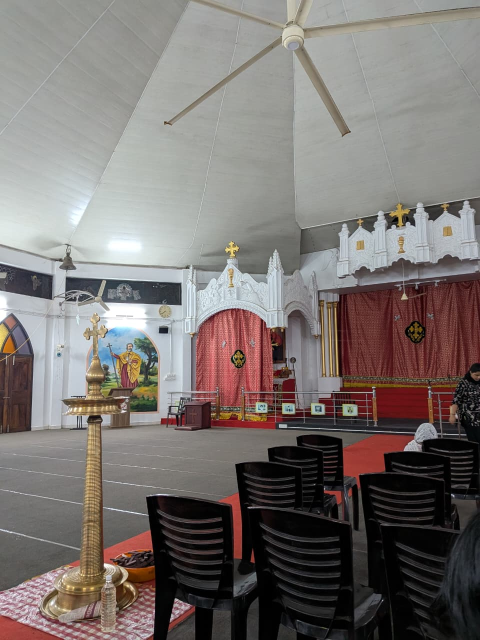
#> input picture test.jpg, 960 x 1280 px (shown at 1/2 size)
$ python -i threat_analyzer.py   (imports and definitions only)
#> lines starting #> are read from the running program, lines starting #| are printed output that depends on the picture; after the words box and inside, x2 and y2 are one past the last pixel; in counts of white or black regions, pixels touching at a corner belong together
#> further down, picture is the input picture: shape (1280, 960, 3); mean B, G, R 112.3, 115.3, 122.3
"""Prioritize nearby or rapidly approaching navigational obstacles and road hazards."""

from dataclasses import dataclass
import math
import time
import cv2
import numpy as np


OBSTACLE_PRIORITIES = {
    # Roadside falling hazards (critical injury risk for visually impaired)
    "ditch": 115,
    "gutter": 115,
    "canal": 115,
    "stairs": 100,
    # Surface hazards (tripping/ankle injury)
    "pothole": 98,
    "car": 95,
    "bus": 95,
    "truck": 95,
    "motorcycle": 90,
    "bicycle": 85,
    "person": 75,
    # Slipping/wet hazards
    "puddle": 70,
    "door": 70,
    "bench": 65,
    "chair": 65,
}

GROUND_HAZARDS = {"ditch", "gutter", "canal", "pothole", "puddle"}
ZONE_NAMES = ("left", "center", "right")
APPROACH_RATE_THRESHOLD = 0.45
MIN_APPROACH_INTERVAL = 0.25
MAX_APPROACH_INTERVAL = 1.5
MIN_APPROACH_HEIGHT = 0.12
NEAR_HEIGHT = 0.22
NEAR_AREA = 0.10
APPROACHING_SIDE_HEIGHT = 0.20
MAX_WARNINGS = 3


@dataclass(frozen=True)
class ThreatWarning:
    class_name: str
    zone: str
    priority: int
    approaching: bool
    bbox: tuple = None


class ThreatAnalyzer:
    """Analyze tracked obstacle position, apparent approach speed, and road surface hazards."""

    def __init__(self):
        self._previous_sizes = {}

    @staticmethod
    def _get_zone(center_x, frame_width):
        relative_x = center_x / frame_width
        if relative_x < 1 / 3:
            return "left"
        if relative_x > 2 / 3:
            return "right"
        return "center"

    # [12 lines left out: function _get_approach_rate, not called in this run]

    def detect_road_hazards(self, frame):
        """Detect ground-level potholes, water puddles, and roadside ditch/canal edges."""
        if frame is None or not isinstance(frame, np.ndarray) or frame.size == 0:
            return []

        h, w = frame.shape[:2]
#> h = 1280; w = 960
        if h <= 0 or w <= 0:
            return []

        hazards = []
        y_start = int(h * 0.5)
#> y_start = 640
        roi = frame[y_start:h, :]
        gray_roi = cv2.cvtColor(roi, cv2.COLOR_BGR2GRAY)

        # ----------------------------------------------------
        # 1. Pothole Detection (Dark depressions in walking path)
        # ----------------------------------------------------
        try:
            kw = max(15, int(w * 0.025) | 1)
#> kw = 25
            kh = max(11, int(h * 0.02) | 1)
#> kh = 25
            kernel = cv2.getStructuringElement(cv2.MORPH_ELLIPSE, (kw, kh))
            blackhat = cv2.morphologyEx(gray_roi, cv2.MORPH_BLACKHAT, kernel)
            _, thresh = cv2.threshold(blackhat, 32, 255, cv2.THRESH_BINARY)
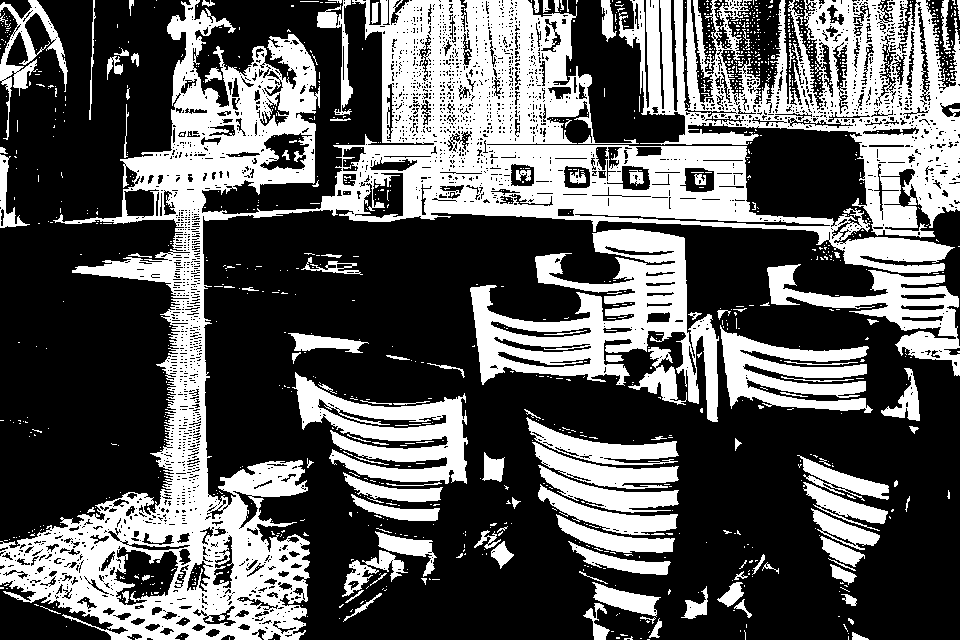
#> thresh: shape (640, 960); 36.2% white; 1176 white regions (1055 under 20 px), largest, box (x1, y1, x2, y2) and area: (0, 0, 955, 640) 108671, (619, 0, 960, 238) 33319, (470, 229, 719, 422) 17773
            closed = cv2.morphologyEx(
                thresh, cv2.MORPH_CLOSE, cv2.getStructuringElement(cv2.MORPH_ELLIPSE, (5, 5))
            )
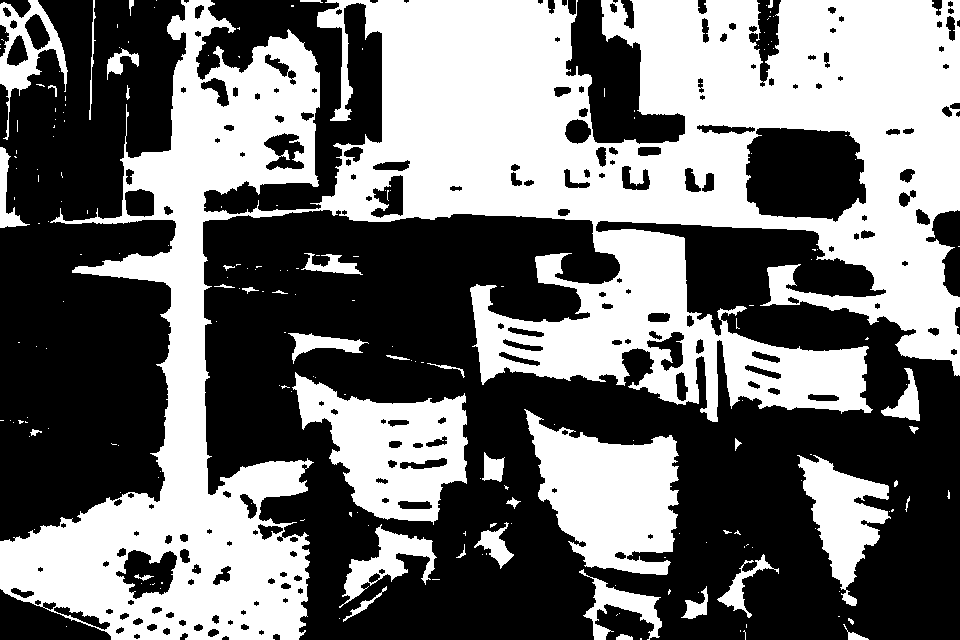
#> closed: shape (640, 960); 44.5% white; 202 white regions (162 under 20 px)
            contours, _ = cv2.findContours(closed, cv2.RETR_EXTERNAL, cv2.CHAIN_APPROX_SIMPLE)
#> contours = 188 contours, 159 with area under 20; largest, box (x1, y1, x2, y2) and area: (0, 0, 960, 640) 243390, (524, 409, 679, 575) 15463, (292, 372, 468, 525) 14724, (797, 455, 891, 606) 5944, (0, 0, 68, 140) 3562

            min_pothole_area = int(0.003 * w * h)
#> min_pothole_area = 3686
            max_pothole_area = int(0.12 * w * h)
#> max_pothole_area = 147456
            for cnt in contours:
                area = cv2.contourArea(cnt)
                if min_pothole_area <= area <= max_pothole_area:
                    bx, by, bw, bh = cv2.boundingRect(cnt)
                    aspect = bw / float(max(bh, 1))
                    if 0.35 <= aspect <= 2.8:
                        cx = bx + bw / 2
                        cy = by + y_start + bh / 2
                        zone = self._get_zone(cx, w)
                        priority = 98 + (10 if zone == "center" else 0) + min(int((cy / h) * 10), 10)
                        hazards.append({
                            "class_name": "pothole",
                            "zone": zone,
                            "priority": priority,
                            "bbox": (float(bx), float(by + y_start), float(bx + bw), float(by + y_start + bh)),
                        })
#> this loop made 188 passes
#> (area, bx, by, bw, bh, aspect, cx, cy) on pass 56: (5944, 797, 455, 94, 151, 0.623, 844, 1170.5)
#> (area, bx, by, bw, bh, aspect, cx, cy) on passes 74, 83: (15463, 524, 409, 155, 166, 0.934, 601.5, 1132), (14724.5, 292, 372, 176, 153, 1.15, 380, 1088.5)
#> after the loop, hazards = 3 items
        except Exception as exc:
            print(f"[THREAT ANALYZER] Pothole detection error: {exc}")

        # ----------------------------------------------------
        # 2. Puddle Detection (Specular reflections / water sheen)
        # ----------------------------------------------------
        try:
            hsv_roi = cv2.cvtColor(roi, cv2.COLOR_BGR2HSV)
#> hsv_roi: shape (640, 960, 3); mean H, S, V 51.9, 61.1, 89.6
            _, s_ch, v_ch = cv2.split(hsv_roi)
            puddle_mask = ((s_ch < 45) & (v_ch > 210)).astype(np.uint8) * 255
#> puddle_mask: shape (640, 960); 2.3% white; 639 white regions (573 under 20 px), largest, box (x1, y1, x2, y2) and area: (139, 0, 185, 72) 2018, (136, 74, 173, 155) 1996, (207, 0, 313, 36) 1784
            closed_puddle = cv2.morphologyEx(
                puddle_mask, cv2.MORPH_CLOSE, cv2.getStructuringElement(cv2.MORPH_RECT, (9, 9))
            )
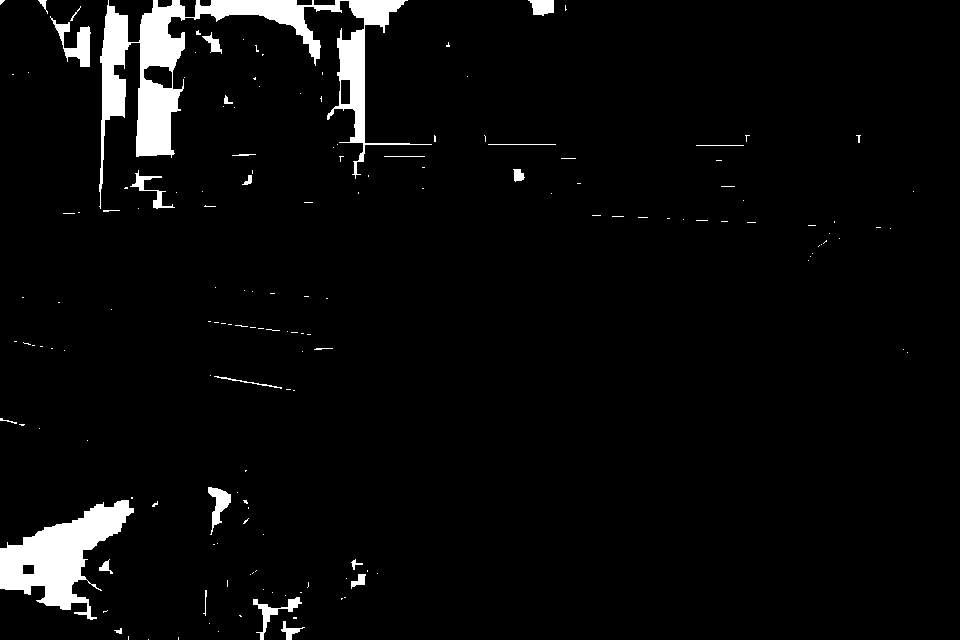
#> closed_puddle: shape (640, 960); 4% white; 161 white regions (134 under 20 px)
            p_cnts, _ = cv2.findContours(closed_puddle, cv2.RETR_EXTERNAL, cv2.CHAIN_APPROX_SIMPLE)
#> p_cnts = 161 contours, 144 with area under 20; largest, box (x1, y1, x2, y2) and area: (99, 0, 432, 209) 13289, (0, 500, 134, 620) 6656, (50, 16, 91, 67) 678, (208, 487, 231, 535) 404, (253, 597, 302, 640) 362

            min_puddle_area = int(0.005 * w * h)
#> min_puddle_area = 6144
            for cnt in p_cnts:
                area = cv2.contourArea(cnt)
                if area >= min_puddle_area:
                    bx, by, bw, bh = cv2.boundingRect(cnt)
                    cx = bx + bw / 2
                    zone = self._get_zone(cx, w)
                    hazards.append({
                        "class_name": "puddle",
                        "zone": zone,
                        "priority": 70 + (10 if zone == "center" else 0),
                        "bbox": (float(bx), float(by + y_start), float(bx + bw), float(by + y_start + bh)),
                    })
#> this loop made 161 passes
#> (area, bx, by, bw, bh, cx, relative_x in _get_zone, zone) on pass 37: (6656, 0, 500, 134, 120, 67, 0.0698, 'left')
#> (area, bx, by, bw, bh, cx, zone) on pass 159: (13289, 99, 0, 333, 209, 265.5, 'left')
#> after the loop, hazards = 5 items
        except Exception as exc:
            print(f"[THREAT ANALYZER] Puddle detection error: {exc}")

        # ----------------------------------------------------
        # 3. Roadside Ditch / Gutter / Canal Edge Detection
        # ----------------------------------------------------
        try:
            # Check left shoulder (0 to 35% width)
            left_w = int(w * 0.35)
#> left_w = 336
            left_gray = gray_roi[:, :left_w]
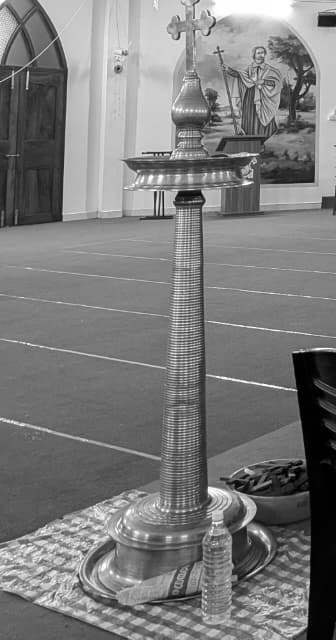
#> left_gray: shape (640, 336); min 0, max 255, mean 123
            edges_left = cv2.Canny(left_gray, 50, 150)
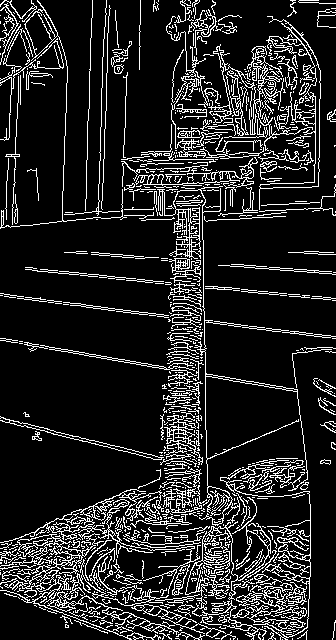
#> edges_left: shape (640, 336); 14.3% white in thin lines or dots
            lines_l = cv2.HoughLinesP(
                edges_left, 1, np.pi / 180, threshold=40,
                minLineLength=int(h * 0.18), maxLineGap=25
            )
#> lines_l = 54 rows, first 6: [185, 76, 204, 635], [178, 89, 198, 639], [180, 634, 209, 82], [162, 639, 182, 78], [178, 638, 199, 229], [163, 638, 206, 11]
            if lines_l is not None:
                steep_lines = [
                    line[0] for line in lines_l
                    if abs(line[0][3] - line[0][1]) >= abs(line[0][2] - line[0][0]) * 0.85
                ]
#> steep_lines = 27 items, first 6: [185, 76, 204, 635], [178, 89, 198, 639], [180, 634, 209, 82], [162, 639, 182, 78], [178, 638, 199, 229], [163, 638, 206, 11]
                if len(steep_lines) >= 2:
                    hazards.append({
                        "class_name": "ditch",
                        "zone": "left",
                        "priority": 105,
                        "bbox": (0.0, float(y_start), float(left_w), float(h)),
                    })

            # Check right shoulder (65% to 100% width)
            right_x = int(w * 0.65)
#> right_x = 624
            right_gray = gray_roi[:, right_x:]
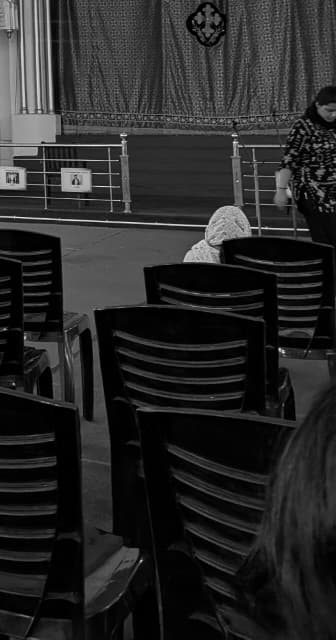
#> right_gray: shape (640, 336); min 0, max 241, mean 40.2
            edges_right = cv2.Canny(right_gray, 50, 150)
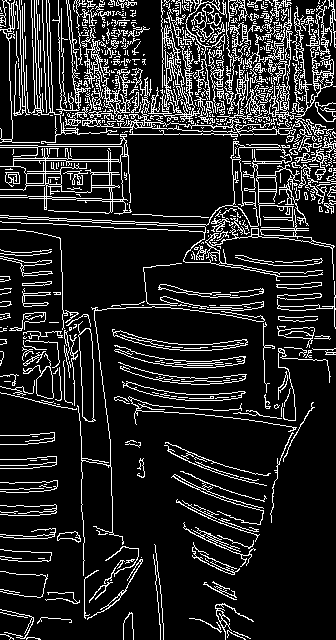
#> edges_right: shape (640, 336); 14.6% white in thin lines or dots
            lines_r = cv2.HoughLinesP(
                edges_right, 1, np.pi / 180, threshold=40,
                minLineLength=int(h * 0.18), maxLineGap=25
            )
#> lines_r = 52 rows, first 6: [244, 0, 267, 422], [8, 218, 308, 228], [196, 262, 333, 5], [13, 159, 334, 10], [276, 286, 321, 5], [55, 122, 335, 103]
            if lines_r is not None:
                steep_lines = [
                    line[0] for line in lines_r
                    if abs(line[0][3] - line[0][1]) >= abs(line[0][2] - line[0][0]) * 0.85
                ]
#> steep_lines = 36 items, first 6: [244, 0, 267, 422], [196, 262, 333, 5], [276, 286, 321, 5], [230, 0, 238, 418], [24, 142, 33, 400], [282, 425, 326, 6]
                if len(steep_lines) >= 2:
                    hazards.append({
                        "class_name": "ditch",
                        "zone": "right",
                        "priority": 105,
                        "bbox": (float(right_x), float(y_start), float(w), float(h)),
                    })
        except Exception as exc:
            print(f"[THREAT ANALYZER] Ditch edge detection error: {exc}")

        return hazards

    # [149 lines left out: function analyze, not called in this run]

>>> import cv2
>>> picture = cv2.imread('../test.jpg')
>>> result = ThreatAnalyzer().detect_road_hazards(picture)
#> result = 7 items
